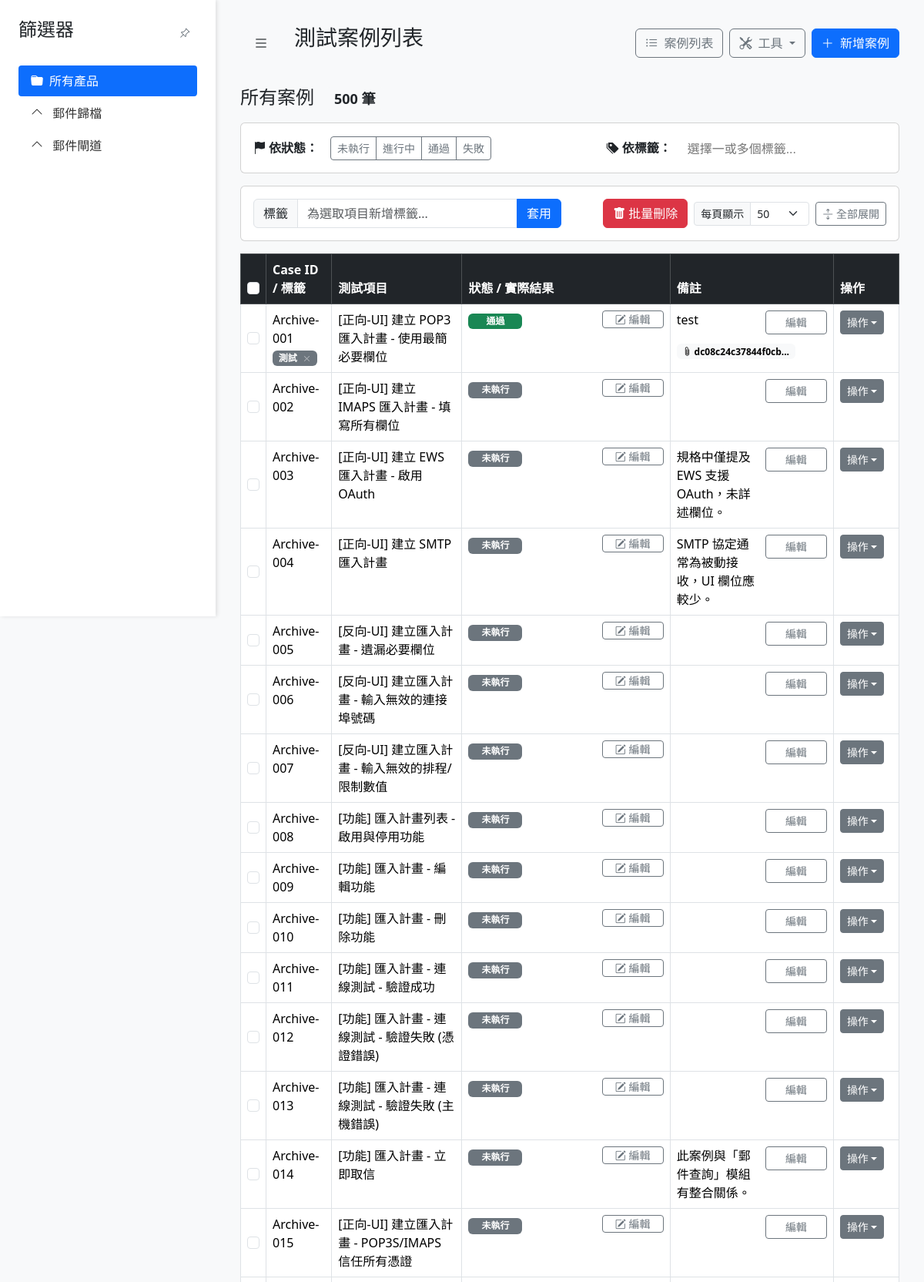
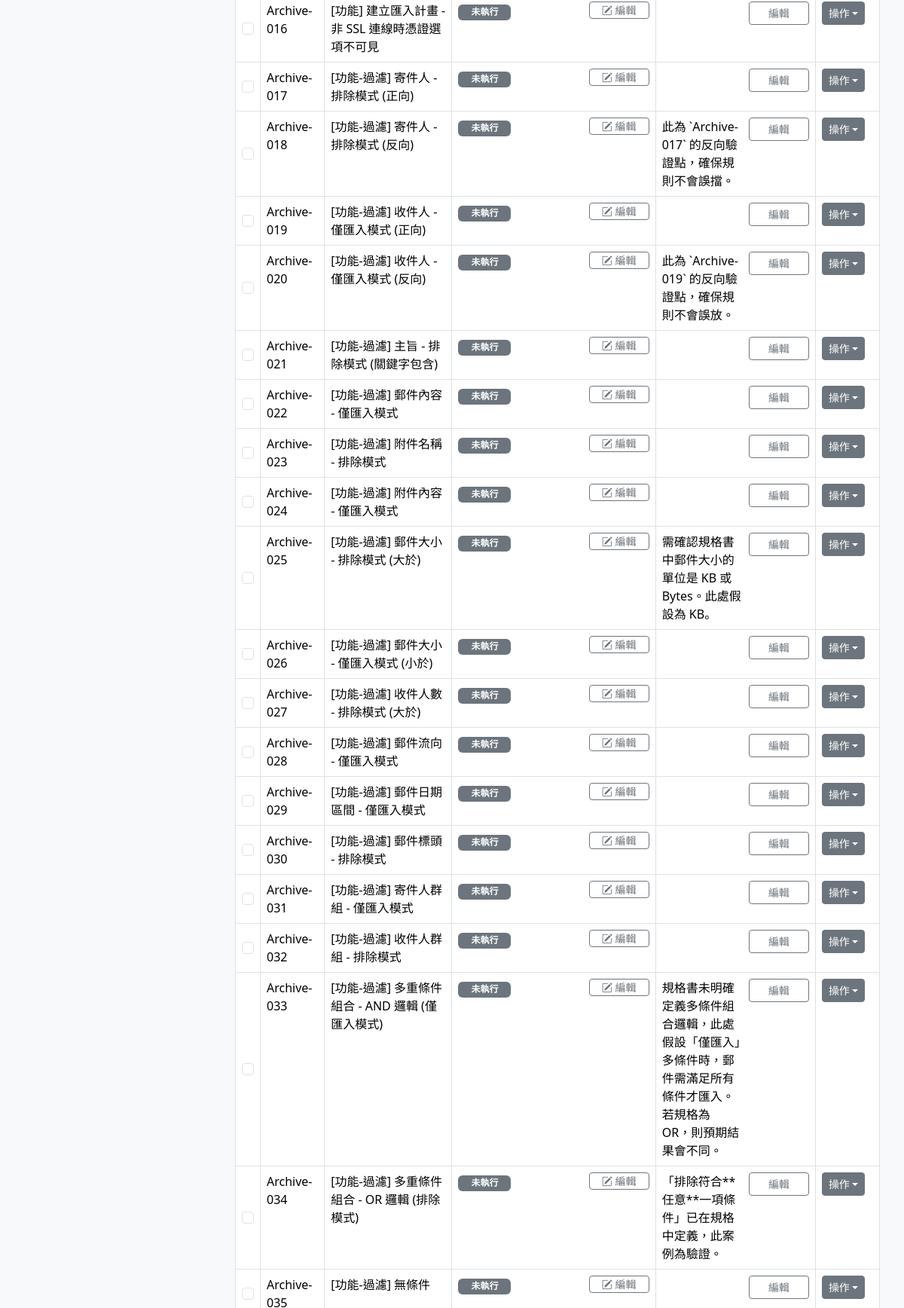
The page / (upper part) on the database its author committed (2 pictures, top to bottom).
### models.py (models this page shows, shortened)
class TestCase(db.Model):
    id = db.Column(db.Integer, primary_key=True)
    product_type = db.Column(db.String(50), nullable=False, default='未分類產品')
    category = db.Column(db.String(100), nullable=False)
    main_category = db.Column(db.String(50), nullable=True)
    sub_category = db.Column(db.String(50), nullable=True)
    case_id = db.Column(db.String(50), unique=True, nullable=False)
    test_item = db.Column(db.String(200), nullable=False)
    test_purpose = db.Column(db.Text, nullable=True)
    preconditions = db.Column(db.Text, nullable=True)
    test_steps = db.Column(db.Text, nullable=True)
    expected_result = db.Column(db.Text, nullable=True)
    actual_result = db.Column(db.Text, nullable=True)
    status = db.Column(db.String(20), nullable=False, default='未執行')
    notes = db.Column(db.Text, nullable=True)
    reference = db.Column(db.String(200), nullable=True)
    tags = db.relationship('Tag', secondary=test_case_tags, lazy='subquery',
                           backref=db.backref('test_cases', lazy=True))
    attachments = db.relationship('Attachment', backref='test_case', lazy=True, cascade="all, delete-orphan")

class Tag(db.Model):
    id = db.Column(db.Integer, primary_key=True)
    name = db.Column(db.String(50), unique=True, nullable=False)

class Attachment(db.Model):
    id = db.Column(db.Integer, primary_key=True)
    filename = db.Column(db.String(255), nullable=False)
    filepath = db.Column(db.String(255), nullable=False) # 相對於 ATTACHMENT_FOLDER 的路徑
    uploaded_on = db.Column(db.DateTime, nullable=False, default=datetime.utcnow)
    test_case_id = db.Column(db.Integer, db.ForeignKey('test_case.id'), nullable=False)

### app.py (the view)
@app.route('/')
def index():
    page = request.args.get('page', 1, type=int)
    per_page = request.args.get('per_page', 50, type=int)
    if per_page not in [10, 20, 30, 40, 50]:
        per_page = 50
    selected_statuses = request.args.getlist('status')
    selected_tags = request.args.getlist('tag')
    all_cases_for_tree = db.session.query(TestCase.product_type, TestCase.main_category, TestCase.sub_category).distinct().all()
    tree_data = {}
    for prod, main_cat, sub_cat in all_cases_for_tree:
        if not prod: continue
        if prod not in tree_data: tree_data[prod] = {}
        if main_cat and main_cat not in tree_data[prod]: tree_data[prod][main_cat] = []
        if main_cat and sub_cat and sub_cat not in tree_data[prod][main_cat]:
            tree_data[prod][main_cat].append(sub_cat)
    selected_product = request.args.get('product')
    selected_main_category = request.args.get('main_category')
    selected_sub_category = request.args.get('sub_category')
    global_precondition = None
    if selected_product:
        CATEGORY_RULES = load_category_rules()
        global_preconditions = CATEGORY_RULES.get('global_preconditions', {})
        global_precondition = global_preconditions.get(selected_product)
    query = TestCase.query
    if selected_product:
        query = query.filter_by(product_type=selected_product)
    if selected_main_category:
        query = query.filter_by(main_category=selected_main_category)
    if selected_sub_category:
        query = query.filter_by(sub_category=selected_sub_category)
    if selected_statuses:
        query = query.filter(TestCase.status.in_(selected_statuses))
    if selected_tags:
        for tag_name in selected_tags:
            query = query.filter(TestCase.tags.any(name=tag_name))
    pagination = query.order_by(TestCase.case_id).paginate(page=page, per_page=per_page, error_out=False)
    cases_to_display = pagination.items
    all_tags = Tag.query.order_by(Tag.name).all()
    return render_template('cases.html',
                           cases=cases_to_display,
                           tree_data=tree_data,
                           pagination=pagination,
                           selected_product=selected_product,
                           selected_main_category=selected_main_category,
                           selected_sub_category=selected_sub_category,
                           global_precondition=global_precondition,
                           per_page=per_page,
                           all_tags=all_tags,
                           selected_tags=selected_tags,
                           selected_statuses=selected_statuses)

### templates/cases.html (shortened to what this page needs)
{% extends 'base.html' %}
{% block page_title %}
    測試案例列表
{% endblock %}
{% block sidebar %}
    <nav class="tree-nav">
        <ul>
            <li>
                <a href="{{ url_for('index') }}" class="{{ 'active-filter' if not selected_product }}">
                    <i class="bi bi-folder-fill me-2"></i>所有產品
                </a>
            </li>
            {% for product, main_categories in tree_data.items()|sort %}
                <li class="parent {% if product == selected_product %}active open{% endif %}">
                    <a href="{{ url_for('index', product=product) }}">
                        {{ product }}
                    </a>
                </li>
            {% endfor %}
        </ul>
    </nav>
{% endblock %}
{% block content %}
    <h4 class="mb-3">
        {% if selected_sub_category %}
            {{ selected_product }} / {{ selected_main_category.replace('功能', '') }} / {{ selected_sub_category }}
        {% elif selected_main_category %}
            {{ selected_product }} / {{ selected_main_category.replace('功能', '') }}
        {% elif selected_product %}
            {{ selected_product }}
        {% else %}
            所有案例
        {% endif %}
        <span class="badge bg-light text-dark ms-2">{{ pagination.total }} 筆</span>
    </h4>
    <div class="card mb-3">
        <div class="card-body">
            <div class="row g-3 align-items-center">
                <div class="col-auto">
                    <label class="form-label mb-0"><strong><i class="bi bi-flag-fill me-1"></i>依狀態：</strong></label>
                </div>
                <div class="col">
                    <div class="btn-group btn-group-sm" role="group">
                        {% for status in status_options %}
                        <a href="#" class="btn btn-outline-secondary filter-btn status-filter {% if status in selected_statuses %}active{% endif %}" data-filter-type="status" data-filter-value="{{ status }}">
                            {{ status }}
                        </a>
                        {% endfor %}
                    </div>
                </div>
                <div class="col-auto">
                     <label for="tag-filter-select" class="form-label mb-0"><strong><i class="bi bi-tags-fill me-1"></i>依標籤：</strong></label>
                </div>
                <div class="col-md-4">
                </div>
            </div>
        </div>
    </div>
    <form id="bulk-action-form" method="POST">
        <div class="sticky-bar">
            <div class="card">
                <div class="card-body d-flex justify-content-between align-items-center gap-3">
                    <div class="input-group" style="max-width: 400px;">
                        <span class="input-group-text">標籤</span>
                        <input type="text" name="new_tag" class="form-control" placeholder="為選取項目新增標籤...">
                        <button type="button" id="bulk-add-tag-btn" class="btn btn-primary">套用</button>
                    </div>
                    <div class="d-flex align-items-center gap-2">
                        <button type="button" id="bulk-delete-btn" class="btn btn-danger">
                            <i class="bi bi-trash-fill"></i> 批量刪除
                        </button>
                        <div class="input-group input-group-sm" style="width: 150px;">
                          <label class="input-group-text" for="per-page-select">每頁顯示</label>
                          <select class="form-select" id="per-page-select">
                            <option value="50" {% if per_page == 50 %}selected{% endif %}>50</option>
                          </select>
                        </div>
                        <button type="button" id="toggle-all-btn" class="btn btn-outline-secondary btn-sm" data-state="collapsed">
                            <i class="bi bi-arrows-expand"></i>
                            <span>全部展開</span>
                        </button>
                    </div>
                </div>
            </div>
        </div>
        <div class="table-responsive">
            <table class="table table-hover table-bordered caption-top table-fixed-layout">
                <caption></caption>
                <thead class="table-dark">
                    <tr>
                        <th style="width: 3%;"><input class="form-check-input" type="checkbox" id="select-all-checkbox"></th>
                        <th style="width: 10%;">Case ID / 標籤</th>
                        <th style="width: 20%;">測試項目</th>
                        <th style="width: 32%;">狀態 / 實際結果</th>
                        <th style="width: 25%;">備註</th>
                        <th style="width: 10%;">操作</th>
                    </tr>
                </thead>
                {% for case in cases %}
                    <tbody class="case-group">
                        <tr class="expandable-row" data-bs-target="#collapse-{{ case.id }}" style="cursor: pointer;">
                            <td class="text-center align-middle">
                                <input class="form-check-input case-checkbox" type="checkbox" name="case_ids" value="{{ case.id }}">
                            </td>
                            <td>
                                {{ case.case_id }}
                                {% include 'partials/_tags_display.html' %}
                            </td>
                            <td>{{ case.test_item }}</td>
                            <td>
                                <div id="status-result-wrapper-{{ case.id }}">
                                    {% include 'partials/_status_result_display.html' %}
                                </div>
                            </td>
                            <td>
                                <div id="notes-wrapper-{{ case.id }}">
                                    {% include 'partials/_notes_display.html' %}
                                </div>
                            </td>
                            <td>
                                <div class="dropdown">
                                    <button class="btn btn-secondary btn-sm dropdown-toggle" type="button" data-bs-toggle="dropdown">操作</button>
                                </div>
                            </td>
                        </tr>
                    </tbody>
                {% else %}
                <tbody>
                    <tr>
                        <td colspan="6" class="text-center">找不到符合篩選條件的測試案例。</td>
                    </tr>
                </tbody>
                {% endfor %}
            </table>
        </div>
    </form>
    <link href="https://cdn.jsdelivr.net/npm/select2@4.1.0-rc.0/dist/css/select2.min.css" rel="stylesheet" />
    <link rel="stylesheet" href="https://cdn.jsdelivr.net/npm/select2-bootstrap-5-theme@1.3.0/dist/select2-bootstrap-5-theme.min.css" />
{% endblock %}

### templates/base.html (shortened to what this page needs)
<!DOCTYPE html>
<html lang="zh-Hant">
<head>
    <link href="https://cdn.jsdelivr.net/npm/bootstrap@5.3.3/dist/css/bootstrap.min.css" rel="stylesheet">
    <link rel="stylesheet" href="https://cdn.jsdelivr.net/npm/bootstrap-icons@1.11.3/font/bootstrap-icons.min.css">
</head>
<body class="{{ 'no-sidebar-page' if hide_sidebar else '' }}">
    <aside id="sidebar">
        {% if not hide_sidebar %}
            <div class="sidebar-header">
                <h4>篩選器</h4>
                <button id="pin-sidebar-btn" class="btn btn-sm" title="釘選/取消釘選"><i class="bi bi-pin-angle"></i></button>
            </div>
        {% endif %}
        {% block sidebar %}{% endblock %}
    </aside>
    <main id="content">
        <header id="content-header">
            <div class="d-flex align-items: center">
                {% if not hide_sidebar %}
                    <button id="toggle-sidebar-btn" class="btn btn-lg me-3" title="收合/展開側邊欄"><i class="bi bi-list"></i></button>
                {% endif %}
                <h3>{% block page_title %}{% endblock %}</h3>
            </div>
            <nav class="d-flex align-items-center gap-2 flex-wrap justify-content-end">
                <a href="{{ url_for('index') }}" class="btn btn-outline-secondary">
                    <i class="bi bi-list-ul me-1"></i> 案例列表
                </a>
                <div class="dropdown">
                    <button class="btn btn-outline-secondary dropdown-toggle" type="button" data-bs-toggle="dropdown" aria-expanded="false">
                        <i class="bi bi-tools me-1"></i> 工具
                    </button>
                </div>
                <a href="{{ url_for('add_case') }}" class="btn btn-primary">
                    <i class="bi bi-plus-lg me-1"></i> 新增案例
                </a>
            </nav>
        </header>
        {% block content %}{% endblock %}
    </main>
</body>
</html>

### templates/partials/_tags_display.html
<div id="tags-{{ case.id }}" class="tags-container">
    {% if case.tags %}
        {% for tag in case.tags %}
            <span class="badge bg-secondary me-1">
                {{ tag.name }}
                <button class="btn-close btn-close-white ms-1" style="font-size: 0.6em;"
                        hx-post="{{ url_for('delete_tag', id=case.id) }}"
                        hx-target="#tags-{{ case.id }}"
                        hx-swap="outerHTML"
                        hx-vals='{"tag": "{{ tag.name }}"}'
                        aria-label="Delete tag"></button>
            </span>
        {% endfor %}
    {% else %}
        <span class="text-muted fst-italic"></span>
    {% endif %}
</div>

### templates/partials/_status_result_display.html (shortened to what this page needs)
<div id="status-result-{{ case.id }}" class="cell-edit-trigger">
    <p>
        <span class="badge
            {% if case.status == '通過' %} bg-success
            {% elif case.status == '失敗' %} bg-danger
            {% elif case.status == '進行中' %} bg-warning text-dark
            {% else %} bg-secondary
            {% endif %} me-2" style="width: 70px;">
            {{ case.status }}
        </span>
    </p>
    <button hx-get="{{ url_for('edit_status_result', id=case.id) }}"
            hx-target="#status-result-wrapper-{{ case.id }}"
            hx-swap="innerHTML"
            class="btn btn-outline-secondary btn-sm py-0">
        <i class="bi bi-pencil-square"></i> 編輯
    </button>
</div>

### templates/partials/_notes_display.html
<div class="cell-edit-trigger">
    <p class="mb-0">
        <span style="white-space: pre-wrap;">{{ case.notes or '' }}</span>
    </p>
    <button class="btn btn-outline-secondary btn-sm"
            hx-get="{{ url_for('edit_notes', id=case.id) }}"
            hx-target="#notes-wrapper-{{ case.id }}"
            hx-swap="innerHTML">
        編輯
    </button>
</div>
{% if case.attachments %}
<div class="mt-2">
    {% for attachment in case.attachments %}
    <a href="{{ url_for('download_attachment', filename=attachment.filepath) }}" class="badge text-bg-light text-decoration-none" title="{{ attachment.filename }}">
        <i class="bi bi-paperclip"></i> {{ attachment.filename|truncate(20) }}
    </a>
    {% endfor %}
</div>
{% endif %}

### rows shown on the page
TestCase: case_id "Archive-001", test_item "[正向-UI] 建立 POP3 匯入計畫 - 使用最簡必要欄位", status "通過", notes "test"
Tag: name "測試"
Attachment: filename "dc08c24c37844f0cb..."
TestCase: case_id "Archive-002", test_item "[正向-UI] 建立 IMAPS 匯入計畫 - 填寫所有欄位", status "未執行"
TestCase: case_id "Archive-003", test_item "[正向-UI] 建立 EWS 匯入計畫 - 啟用 OAuth", status "未執行", notes "規格中僅提及 EWS 支援 OAuth，未詳述欄位。"
TestCase: case_id "Archive-004", test_item "[正向-UI] 建立 SMTP 匯入計畫", status "未執行", notes "SMTP 協定通常為被動接收，UI 欄位應較少。"
TestCase: case_id "Archive-005", test_item "[反向-UI] 建立匯入計畫 - 遺漏必要欄位", status "未執行"
TestCase: case_id "Archive-006", test_item "[反向-UI] 建立匯入計畫 - 輸入無效的連接埠號碼", status "未執行"
TestCase: case_id "Archive-007", test_item "[反向-UI] 建立匯入計畫 - 輸入無效的排程/限制數值", status "未執行"
TestCase: case_id "Archive-008", test_item "[功能] 匯入計畫列表 - 啟用與停用功能", status "未執行"
TestCase: case_id "Archive-009", test_item "[功能] 匯入計畫 - 編輯功能", status "未執行"
TestCase: case_id "Archive-010", test_item "[功能] 匯入計畫 - 刪除功能", status "未執行"
TestCase: case_id "Archive-011", test_item "[功能] 匯入計畫 - 連線測試 - 驗證成功", status "未執行"
TestCase: case_id "Archive-012", test_item "[功能] 匯入計畫 - 連線測試 - 驗證失敗 (憑證錯誤)", status "未執行"
TestCase: case_id "Archive-013", test_item "[功能] 匯入計畫 - 連線測試 - 驗證失敗 (主機錯誤)", status "未執行"
TestCase: case_id "Archive-014", test_item "[功能] 匯入計畫 - 立即取信", status "未執行", notes "此案例與「郵件查詢」模組有整合關係。"
TestCase: case_id "Archive-015", test_item "[正向-UI] 建立匯入計畫 - POP3S/IMAPS 信任所有憑證", status "未執行"
TestCase: case_id "Archive-016", test_item "[功能] 建立匯入計畫 - 非 SSL 連線時憑證選項不可見", status "未執行"
TestCase: case_id "Archive-017", test_item "[功能-過濾] 寄件人 - 排除模式 (正向)", status "未執行"
TestCase: case_id "Archive-018", test_item "[功能-過濾] 寄件人 - 排除模式 (反向)", status "未執行", notes "此為 `Archive-017` 的反向驗證點，確保規則不會誤擋。"
TestCase: case_id "Archive-019", test_item "[功能-過濾] 收件人 - 僅匯入模式 (正向)", status "未執行"
TestCase: case_id "Archive-020", test_item "[功能-過濾] 收件人 - 僅匯入模式 (反向)", status "未執行", notes "此為 `Archive-019` 的反向驗證點，確保規則不會誤放。"
TestCase: case_id "Archive-021", test_item "[功能-過濾] 主旨 - 排除模式 (關鍵字包含)", status "未執行"
TestCase: case_id "Archive-022", test_item "[功能-過濾] 郵件內容 - 僅匯入模式", status "未執行"
TestCase: case_id "Archive-023", test_item "[功能-過濾] 附件名稱 - 排除模式", status "未執行"
TestCase: case_id "Archive-024", test_item "[功能-過濾] 附件內容 - 僅匯入模式", status "未執行"
TestCase: case_id "Archive-025", test_item "[功能-過濾] 郵件大小 - 排除模式 (大於)", status "未執行", notes "需確認規格書中郵件大小的單位是 KB 或 Bytes。此處假設為 KB。"
TestCase: case_id "Archive-026", test_item "[功能-過濾] 郵件大小 - 僅匯入模式 (小於)", status "未執行"
TestCase: case_id "Archive-027", test_item "[功能-過濾] 收件人數 - 排除模式 (大於)", status "未執行"
TestCase: case_id "Archive-028", test_item "[功能-過濾] 郵件流向 - 僅匯入模式", status "未執行"
TestCase: case_id "Archive-029", test_item "[功能-過濾] 郵件日期區間 - 僅匯入模式", status "未執行"
TestCase: case_id "Archive-030", test_item "[功能-過濾] 郵件標頭 - 排除模式", status "未執行"
TestCase: case_id "Archive-031", test_item "[功能-過濾] 寄件人群組 - 僅匯入模式"

### other values the page prints
{{ product }} "郵件歸檔" "郵件閘道"
{{ pagination.total }} "500"
{{ status }} "未執行" "進行中" "通過" "失敗"
